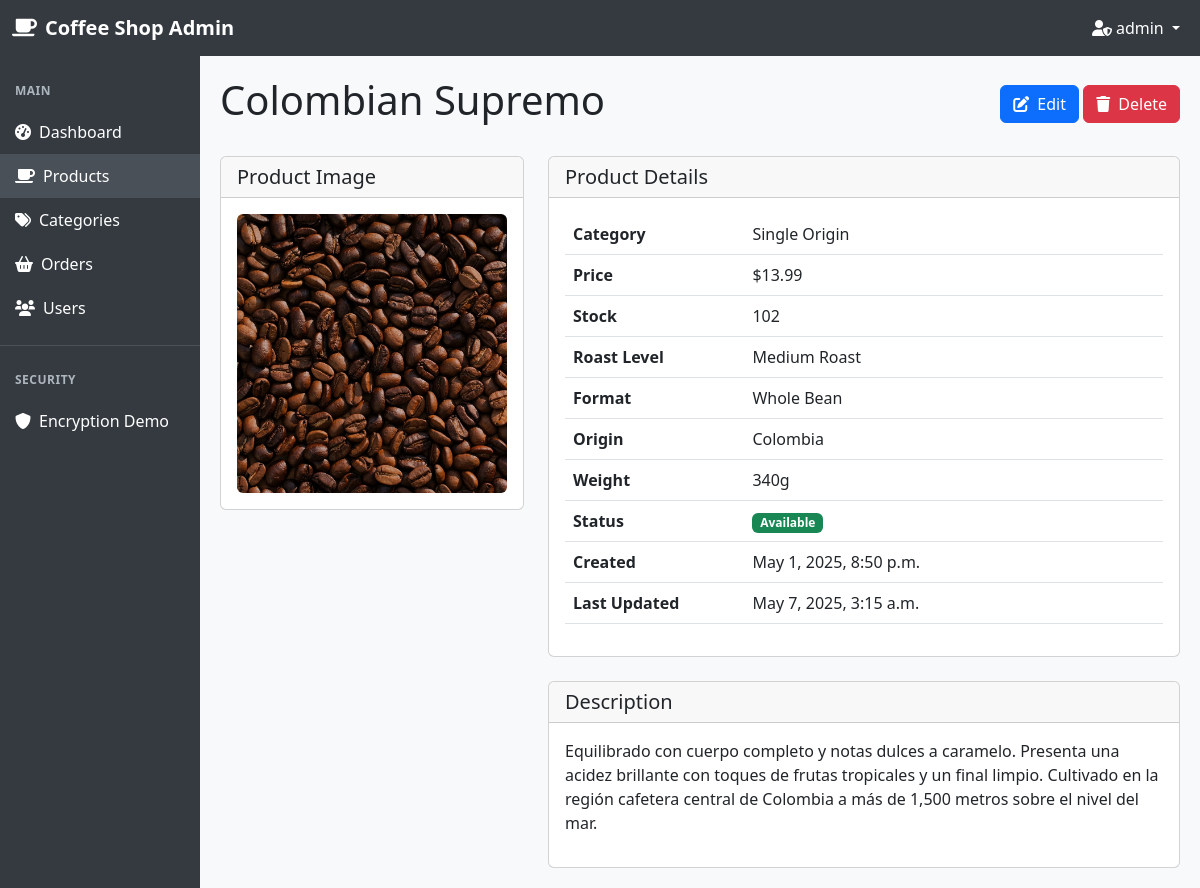
Page /admin-dashboard/products/5/ (signed in) on the committed database.
### store/models.py (models this page shows, shortened)
class Product(models.Model):
    ROAST_CHOICES = [
        ('light', 'Light Roast'),
        ('medium', 'Medium Roast'),
        ('dark', 'Dark Roast'),
        ('espresso', 'Espresso Roast'),
    ]
    FORMAT_CHOICES = [
        ('whole_bean', 'Whole Bean'),
        ('ground', 'Ground'),
        ('capsule', 'Capsules'),
    ]
    name = models.CharField(max_length=200)
    category = models.ForeignKey(Category, on_delete=models.CASCADE, related_name='products')
    description = models.TextField(max_length=2000)
    price = models.DecimalField(max_digits=8, decimal_places=2)
    stock = models.IntegerField(default=0)
    image = models.ImageField(
        upload_to=product_image_path,
        blank=True,
        null=True,
        validators=[validate_image],
        help_text="Upload product image (max 5MB, JPG/PNG/GIF only)"
    )
    roast_level = models.CharField(max_length=20, choices=ROAST_CHOICES)
    origin = models.CharField(max_length=100)
    format = models.CharField(max_length=20, choices=FORMAT_CHOICES)
    weight = models.IntegerField(help_text="Weight in grams")
    created_at = models.DateTimeField(auto_now_add=True)
    updated_at = models.DateTimeField(auto_now=True)
    is_available = models.BooleanField(default=True)
    class Meta:
        ordering = ['name']

class Category(models.Model):
    name = models.CharField(max_length=200, unique=True)
    description = models.TextField(blank=True, max_length=1000)
    class Meta:
        verbose_name_plural = 'Categories'
        ordering = ['name']

### store/views.py (the view)
    def _wrapped_view(request, *args, **kwargs):
        if not request.user.is_authenticated or not request.user.is_staff:
            logger.warning(f"Acceso no autorizado al admin desde IP: {request.META.get('REMOTE_ADDR')}")
            raise PermissionDenied("Access denied")
        return view_func(request, *args, **kwargs)

### store/views.py (called while the page is built)
def admin_required(view_func):
    def _wrapped_view(request, *args, **kwargs):
        if not request.user.is_authenticated or not request.user.is_staff:
            logger.warning(f"Acceso no autorizado al admin desde IP: {request.META.get('REMOTE_ADDR')}")
            raise PermissionDenied("Access denied")
        return view_func(request, *args, **kwargs)
    return _wrapped_view

@admin_required
def product_detail(request, pk):
    product = get_object_or_404(Product, pk=pk)
    return render(request, 'store/dashboard/product_detail.html', {'product': product})

### store/templates/store/dashboard/product_detail.html (shortened to what this page needs)
{% extends 'store/dashboard/admin_base.html' %}
{% load static %}
{% block content %}
<div class="d-flex justify-content-between align-items-center mb-4">
    <h1>{{ product.name }}</h1>
    <div>
        <a href="{% url 'product_update' product.id %}" class="btn btn-primary">
            <i class="fas fa-edit me-1"></i> Edit
        </a>
        <a href="{% url 'product_delete' product.id %}" class="btn btn-danger">
            <i class="fas fa-trash me-1"></i> Delete
        </a>
    </div>
</div>
<div class="row">
    <div class="col-md-4">
        <div class="card mb-4">
            <div class="card-header">
                <h5 class="mb-0">Product Image</h5>
            </div>
            <div class="card-body text-center">
                {% if product.image %}
                    <img src="{{ product.image.url }}" alt="{{ product.name }}" class="img-fluid rounded">
                {% else %}
                    <div class="bg-secondary text-white d-flex align-items-center justify-content-center" style="height: 200px;">
                        <i class="fas fa-coffee fa-5x"></i>
                    </div>
                {% endif %}
            </div>
        </div>
    </div>
    <div class="col-md-8">
        <div class="card mb-4">
            <div class="card-header">
                <h5 class="mb-0">Product Details</h5>
            </div>
            <div class="card-body">
                <table class="table">
                    <tbody>
                        <tr>
                            <th style="width: 30%;">Category</th>
                            <td>{{ product.category.name }}</td>
                        </tr>
                        <tr>
                            <th>Price</th>
                            <td>${{ product.price }}</td>
                        </tr>
                        <tr>
                            <th>Stock</th>
                            <td>{{ product.stock }}</td>
                        </tr>
                        <tr>
                            <th>Roast Level</th>
                            <td>{{ product.get_roast_level_display }}</td>
                        </tr>
                        <tr>
                            <th>Format</th>
                            <td>{{ product.get_format_display }}</td>
                        </tr>
                        <tr>
                            <th>Origin</th>
                            <td>{{ product.origin }}</td>
                        </tr>
                        <tr>
                            <th>Weight</th>
                            <td>{{ product.weight }}g</td>
                        </tr>
                        <tr>
                            <th>Status</th>
                            <td>
                                {% if product.is_available %}
                                    <span class="badge bg-success">Available</span>
                                {% else %}
                                    <span class="badge bg-danger">Not Available</span>
                                {% endif %}
                            </td>
                        </tr>
                        <tr>
                            <th>Created</th>
                            <td>{{ product.created_at|date:"F j, Y, g:i a" }}</td>
                        </tr>
                        <tr>
                            <th>Last Updated</th>
                            <td>{{ product.updated_at|date:"F j, Y, g:i a" }}</td>
                        </tr>
                    </tbody>
                </table>
            </div>
        </div>
        <div class="card">
            <div class="card-header">
                <h5 class="mb-0">Description</h5>
            </div>
            <div class="card-body">
                {{ product.description|linebreaks }}
            </div>
        </div>
    </div>
</div>
{% endblock %}

### store/templates/store/dashboard/admin_base.html (shortened to what this page needs)
<!DOCTYPE html>
{% load static %}
<html lang="en">
<head>
    <link href="https://cdn.jsdelivr.net/npm/bootstrap@5.3.0-alpha1/dist/css/bootstrap.min.css" rel="stylesheet">
    <link rel="stylesheet" href="https://cdnjs.cloudflare.com/ajax/libs/font-awesome/6.0.0/css/all.min.css">
</head>
<body>
    <nav class="navbar navbar-expand-lg navbar-dark">
        <div class="container-fluid">
            <a class="navbar-brand" href="{% url 'dashboard' %}">
                <i class="fas fa-coffee me-2"></i>Coffee Shop Admin
            </a>
            <div class="collapse navbar-collapse" id="navbarNav">
                <ul class="navbar-nav ms-auto">
                    <li class="nav-item dropdown">
                        <a class="nav-link dropdown-toggle" href="#" id="navbarDropdown" role="button" data-bs-toggle="dropdown">
                            <i class="fas fa-user-shield me-1"></i>{{ user.first_name|default:user.username }}
                        </a>
                    </li>
                </ul>
            </div>
        </div>
    </nav>
    <div class="container-fluid">
        <div class="row">
            <div class="col-md-2 p-0 sidebar">
                <div class="mt-3">
                    <div class="sidebar-section-title">Main</div>
                    <a href="{% url 'dashboard' %}" class="{% if request.path == '/admin-dashboard/' %}active{% endif %}">
                        <i class="fas fa-tachometer-alt me-2"></i>Dashboard
                    </a>
                    <a href="{% url 'product_list' %}" class="{% if '/admin-dashboard/products/' in request.path %}active{% endif %}">
                        <i class="fas fa-coffee me-2"></i>Products
                    </a>
                    <a href="{% url 'category_list' %}" class="{% if '/admin-dashboard/categories/' in request.path %}active{% endif %}">
                        <i class="fas fa-tags me-2"></i>Categories
                    </a>
                    <a href="{% url 'order_list' %}" class="{% if '/admin-dashboard/orders/' in request.path %}active{% endif %}">
                        <i class="fas fa-shopping-basket me-2"></i>Orders
                    </a>
                    <a href="{% url 'user_list' %}" class="{% if '/admin-dashboard/users/' in request.path %}active{% endif %}">
                        <i class="fas fa-users me-2"></i>Users
                    </a>
                    <div class="sidebar-divider"></div>
                    <div class="sidebar-section-title">Security</div>
                    <a href="{% url 'encryption_demo' %}" class="{% if request.path == '/encryption-demo/' %}active{% endif %}">
                        <i class="fas fa-shield-alt me-2"></i>Encryption Demo
                    </a>
                </div>
            </div>
            <div class="col-md-10 content">
                {% block content %}
                {% endblock %}
            </div>
        </div>
    </div>
</body>
</html>

### store/templates/store/dashboard/admin_base.html (style rules this page uses)
body { background-color: #f8f9fa; font-family: 'Segoe UI', Tahoma, Geneva, Verdana, sans-serif; }
.navbar { background-color: #343a40 !important; }
.navbar-brand, .nav-link { color: #ffffff !important; }
.navbar-brand { font-weight: bold; }
.sidebar { background-color: #343a40; color: #ffffff; min-height: calc(100vh - 56px); }
.sidebar a { color: #ffffff; text-decoration: none; padding: 10px 15px; display: block; }
.active { background-color: #495057; }
.content { padding: 20px; }
.sidebar-divider { border-top: 1px solid #495057; margin: 15px 0; }
.sidebar-section-title { padding: 10px 15px; font-size: 0.75rem; text-transform: uppercase; color: #adb5bd; font-weight: 600; letter-spacing: 0.5px; }

### rows in the picture
Product: name "Colombian Supremo", image (picture), category.name "Single Origin", price "13.99", stock "102", roast_level "Medium Roast", format "Whole Bean", origin "Colombia", weight "340", created_at "May 1, 2025, 8:50 p.m.", updated_at "May 7, 2025, 3:15 a.m.", description "Equilibrado con cuerpo completo y notas dulces a caramelo. Presenta una acidez brillante con toques de frutas tropicales y un final limpio. Cultivado en la región cafetera central de Colombia a más de 1,500 metros sobre el nivel del mar."

### other values in the picture
{{ user.first_name|default:user.username }} "admin"
